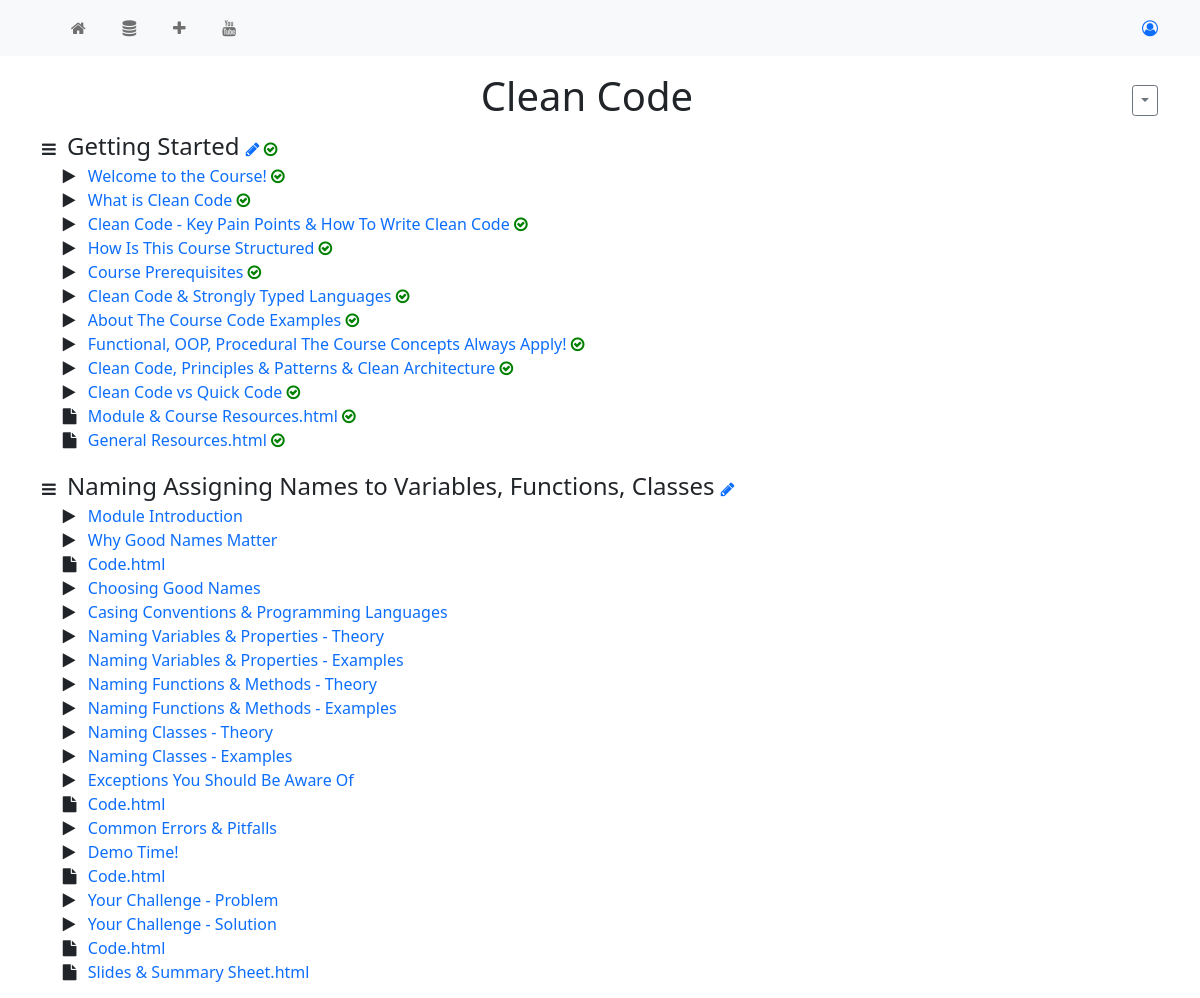
/10 (upper part), run on an earlier commit of the app's database.
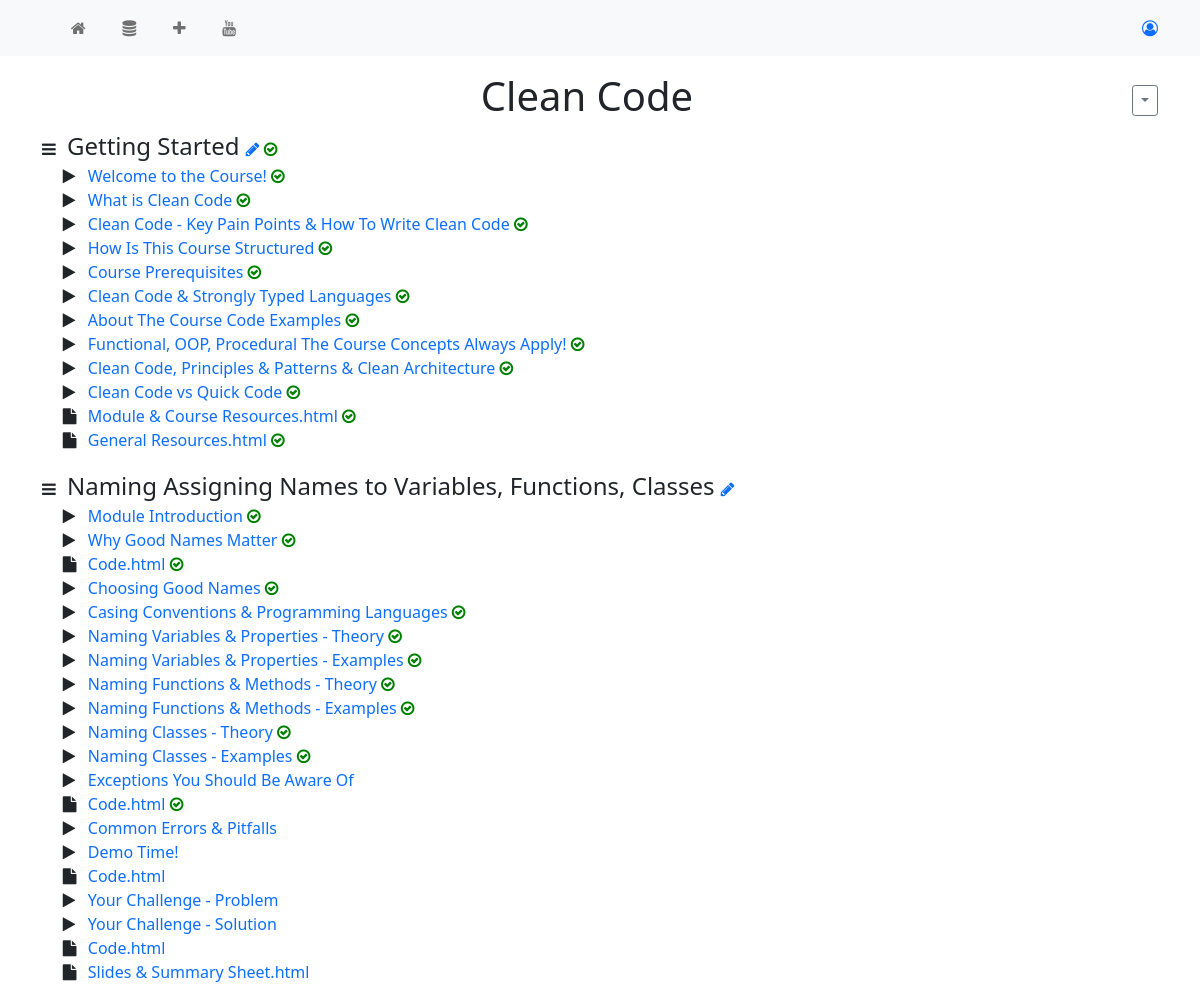
And on a later commit of the database.
### myapp/views.py (the view)
# urls.py: path('<int:id>', views.course_detail, name='course-detail-page'),
def course_detail(request, id):
    course = get_object_or_404(Course, pk=id)
    context = {
        'course': course
    }
    return render(request, 'myapp/course_detail.html', context=context)

### templates/myapp/course_detail.html (shortened to what this page needs)
{% extends 'base.html' %}
{% block page_content %}
<h1 class="text-center">
    {{course.title}} {% if course.is_done %}<span class="done"></span>{% endif %}
    <span class="float-end">
        <div class="btn-group" role="group">
            <button id="course-options" type="button" class="btn btn-outline-secondary btn-sm dropdown-toggle" data-bs-toggle="dropdown" aria-expanded="false"></button>
        </div>
    </span>
</h1>
<ul class="mb-5">
    {% for chapter in course.chapter_set.all %}
        <li class="chapter mb-3">
            <span class="chapter-name">{{chapter.title}}</span>
            <span>
                <a href="{% url 'chapter-update-page' chapter.id %}">
                    <i class="fa fa-pencil" aria-hidden="true"></i>
                </a>
            </span>
            {% if chapter.is_done %}
                <span class="done"></span>
            {% endif %}
            <ul>
                {% for video in chapter.video_set.all %}
                    {% if video.type == 'video' %}
                        {% if video.is_done %}
                            <li class="video-item done lesson">
                        {% else %}
                            <li class="video-item lesson">
                        {% endif %}
                    {% else %}
                        {% if video.is_visited %}
                            <li class="resource-item done lesson">
                        {% else %}
                            <li class="resource-item lesson">
                        {% endif %}
                    {% endif %}
                        <a href="{% url 'video-detail-page' video.id %}">{{video.title}}</a>
                    </li>
                {% endfor %}
            </ul>
        </li>
    {% endfor %}
</ul>
{% endblock page_content %}

What changed in the data, as far as the page shows it:
changed Video (number 13 of 32 on the later page): is_done False → True (drawn)
changed Video (number 14 of 32 on the later page): is_done False → True (drawn)
changed Video (number 15 of 32 on the later page): is_visited False → True (drawn)
changed Video (number 16 of 32 on the later page): is_done False → True (drawn)
changed Video (number 17 of 32 on the later page): is_done False → True (drawn)
changed Video (number 18 of 32 on the later page): is_done False → True (drawn)
changed Video (number 19 of 32 on the later page): is_done False → True (drawn)
changed Video (number 20 of 32 on the later page): is_done False → True (drawn)
changed Video (number 21 of 32 on the later page): is_done False → True (drawn)
changed Video (number 22 of 32 on the later page): is_done False → True (drawn)
changed Video (number 23 of 32 on the later page): is_done False → True (drawn)
changed Video (number 25 of 32 on the later page): is_visited False → True (drawn)
